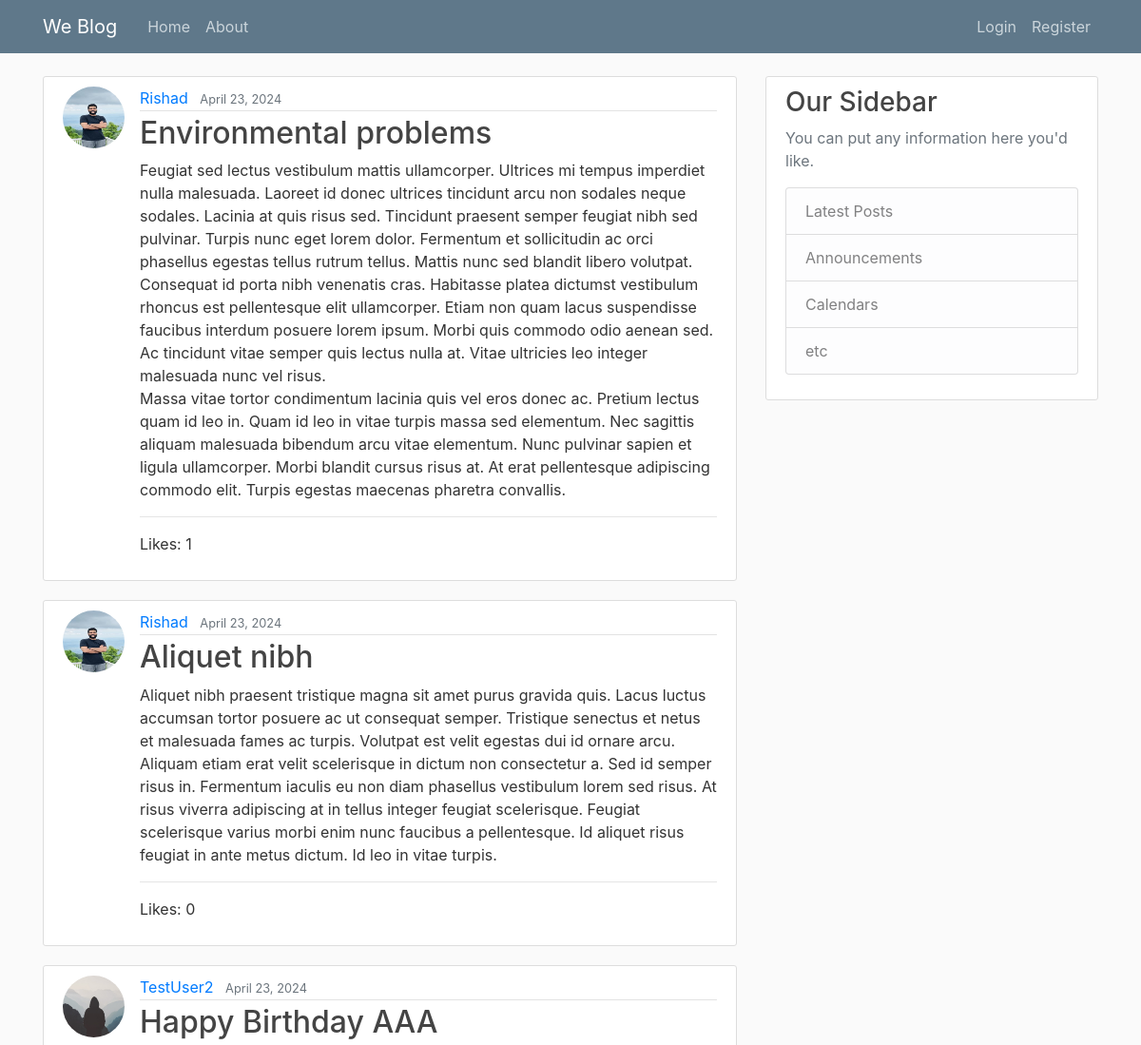
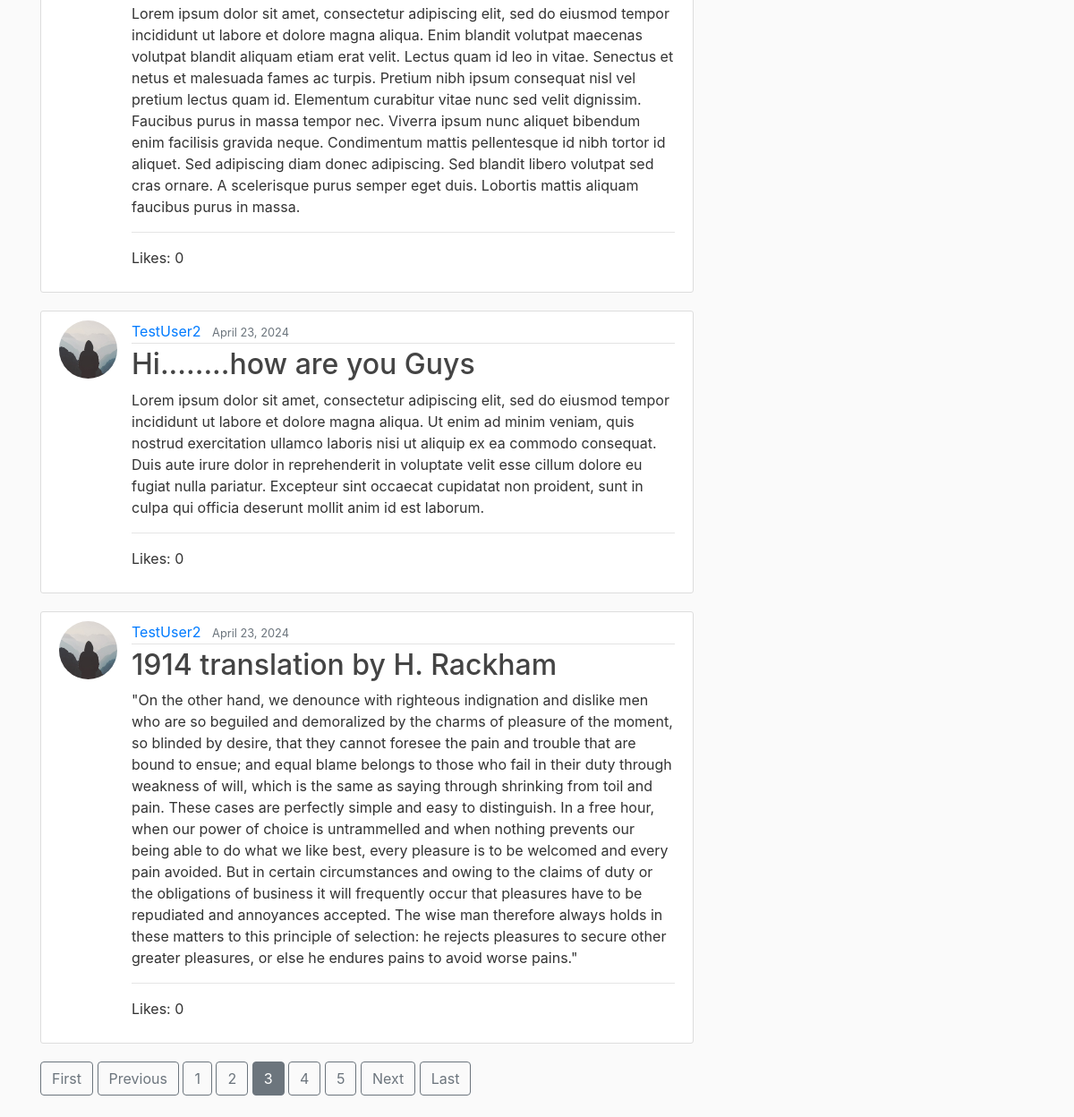
/?page=3, run on the app's committed database (2 pictures, top to bottom).
### blog/models.py (models this page shows, shortened)
class Post(models.Model):
    title = models.CharField(max_length=100)
    content = models.TextField()
    date_posted = models.DateTimeField(default=timezone.now) #used default to give option to change time & date posted
    author = models.ForeignKey(User, on_delete=models.CASCADE) #if the suer is deleted their post should also be deleted that why using (on_delete=models.CASCADE)
    likes = models.ManyToManyField(User, related_name='likes')

### users/models.py (models this page shows, shortened)
class Profile(models.Model):
    user = models.OneToOneField(User, on_delete=models.CASCADE)
    image = models.ImageField(default='default.jpg',upload_to='profile_pics')

### blog/views.py (the view)
# urls.py: path('', PostListView.as_view(), name='blog-home'),
class PostListView(ListView): # used class because these are class based view
    model = Post
    template_name = 'blog/home.html'     # <app>/<model>_<viewtype>.html
    context_object_name = 'posts'
    ordering = [ '-date_posted' ]
    paginate_by = 5
    def get_queryset(self):
        queryset = super().get_queryset()
        queryset = queryset.annotate(like_count=Count('likes'))
        return queryset

### blog/templates/blog/home.html (shortened to what this page needs)
{% extends "blog/base.html" %}
{% block content %}
  {% for post in posts %}
  <article class="media content-section">
    <img class="rounded-circle article-img" src="{{ post.author.profile.image.url }}">
    <div class="media-body">
          <div class="article-metadata">
              <a class="mr-2" href="{% url 'user-posts' post.author.username %}">{{ post.author }}</a>
              <small class="text-muted">{{ post.date_posted|date:"F d, Y" }}</small>
          </div>
          <h2><a class="article-title" href="{% url 'post-detail' post.id %}">{{ post.title }}</a></h2>
          <p class="article-content">{{ post.content }}</p>
          <hr>
          <p>Likes: {{ post.like_count }}</p>
    </div>
  </article>
  {% endfor %}
  {% if is_paginated %}
    {% if page_obj.has_previous %}
      <a class="btn btn-outline-secondary mb-4" href="?page=1">First</a>
      <a class="btn btn-outline-secondary mb-4" href="?page={{ page_obj.previous_page_number }}">Previous</a>
    {% endif %}
    {% for num in page_obj.paginator.page_range %}
      {% if page_obj.number == num %}
        <a class="btn btn-secondary mb-4" href="?page={{ num }}">{{ num }}</a>
      {% elif num > page_obj.number|add:'-3' and num < page_obj.number|add:'3'  %}
      <a class="btn btn-outline-secondary mb-4" href="?page={{ num }}">{{ num }}</a>
      {% endif %}
    {% endfor %}
    {% if page_obj.has_next %}
      <a class="btn btn-outline-secondary mb-4" href="?page={{ page_obj.next_page_number }}">Next</a>
      <a class="btn btn-outline-secondary mb-4" href="?page={{ page_obj.paginator.num_pages }}">Last</a>
    {% endif %}
  {% endif %}
{% endblock content %}

### blog/static/css/main.css (style rules this page uses)
body { background: #fafafa; color: #333333; margin-top: 5rem; }
h1, h2, h3, h4, h5, h6 { color: #444444; }
.content-section { background: #ffffff; padding: 10px 20px; border: 1px solid #dddddd; border-radius: 3px; margin-bottom: 20px; }
.article-title { color: #444444; }
.article-content { white-space: pre-line; }
.article-img { height: 65px; width: 65px; margin-right: 16px; }
.article-metadata { padding-bottom: 1px; margin-bottom: 4px; border-bottom: 1px solid #e3e3e3 }

### data on the page
Post: author.profile.image (picture), author "Rishad", date_posted "April 23, 2024", title "Environmental problems", content "Feugiat sed lectus vestibulum mattis ullamcorper. Ultrices mi tempus imperdiet nulla malesuada. Laoreet id donec ultrices tincidunt arcu non sodales neque sodales. Lacinia at quis risus sed. Tincidunt praesent semper feugiat nibh sed pulvinar. Turpis nunc eget lorem dolor. Fermentum et sollicitudin ac orci phasellus egestas tellus rutrum tellus. Mattis nunc sed blandit libero volutpat. Consequat id porta nibh venenatis cras. Habitasse platea dictumst vestibulum rhoncus est pellentesque elit ullamcorper. Etiam non quam lacus suspendisse faucibus interdum posuere lorem ipsum. Morbi quis commodo odio aenean sed. Ac tincidunt vitae semper quis lectus nulla at. Vitae ultricies leo integer…", like_count "1"
Post: author.profile.image (picture), author "Rishad", date_posted "April 23, 2024", title "Aliquet nibh", content "Aliquet nibh praesent tristique magna sit amet purus gravida quis. Lacus luctus accumsan tortor posuere ac ut consequat semper. Tristique senectus et netus et malesuada fames ac turpis. Volutpat est velit egestas dui id ornare arcu. Aliquam etiam erat velit scelerisque in dictum non consectetur a. Sed id semper risus in. Fermentum iaculis eu non diam phasellus vestibulum lorem sed risus. At risus viverra adipiscing at in tellus integer feugiat scelerisque. Feugiat scelerisque varius morbi enim nunc faucibus a pellentesque. Id aliquet risus feugiat in ante metus dictum. Id leo in vitae turpis.", like_count "0"
Post: author.profile.image (placeholder picture), author "TestUser2", date_posted "April 23, 2024", title "Happy Birthday AAA", content "Lorem ipsum dolor sit amet, consectetur adipiscing elit, sed do eiusmod tempor incididunt ut labore et dolore magna aliqua. Enim blandit volutpat maecenas volutpat blandit aliquam etiam erat velit. Lectus quam id leo in vitae. Senectus et netus et malesuada fames ac turpis. Pretium nibh ipsum consequat nisl vel pretium lectus quam id. Elementum curabitur vitae nunc sed velit dignissim. Faucibus purus in massa tempor nec. Viverra ipsum nunc aliquet bibendum enim facilisis gravida neque. Condimentum mattis pellentesque id nibh tortor id aliquet. Sed adipiscing diam donec adipiscing. Sed blandit libero volutpat sed cras ornare. A scelerisque purus semper eget duis. Lobortis mattis aliquam…", like_count "0"
Post: author.profile.image (placeholder picture), author "TestUser2", date_posted "April 23, 2024", title "Hi........how are you Guys", content "Lorem ipsum dolor sit amet, consectetur adipiscing elit, sed do eiusmod tempor incididunt ut labore et dolore magna aliqua. Ut enim ad minim veniam, quis nostrud exercitation ullamco laboris nisi ut aliquip ex ea commodo consequat. Duis aute irure dolor in reprehenderit in voluptate velit esse cillum dolore eu fugiat nulla pariatur. Excepteur sint occaecat cupidatat non proident, sunt in culpa qui officia deserunt mollit anim id est laborum.", like_count "0"
Post: author.profile.image (placeholder picture), author "TestUser2", date_posted "April 23, 2024", title "1914 translation by H. Rackham", content "\"On the other hand, we denounce with righteous indignation and dislike men who are so beguiled and demoralized by the charms of pleasure of the moment, so blinded by desire, that they cannot foresee the pain and trouble that are bound to ensue; and equal blame belongs to those who fail in their duty through weakness of will, which is the same as saying through shrinking from toil and pain. These cases are perfectly simple and easy to distinguish. In a free hour, when our power of choice is untrammelled and when nothing prevents our being able to do what we like best, every pleasure is to be welcomed and every pain avoided. But in certain circumstances and owing to the claims of duty or the…", like_count "0"

### other printed values
{{ num }} "1" "2" "4" "5"
{{ num }} "3"
